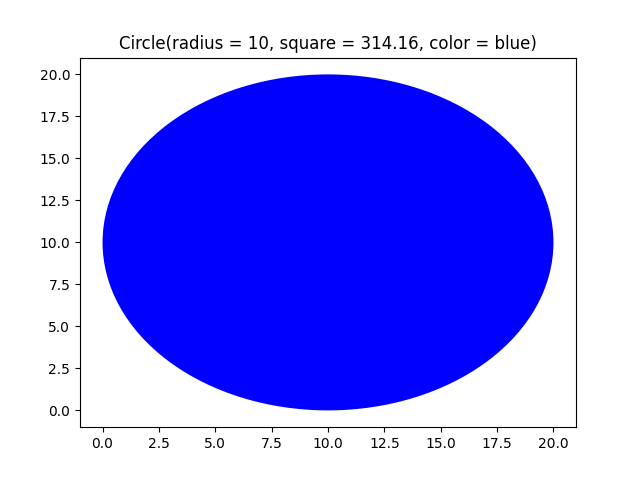

Here is the Python script that generated this plot:
from figure import AbstractFigure
from color import Color
import matplotlib.patches as patches
import matplotlib.pyplot as plt
from math import pi

class Circle(AbstractFigure):
    def __init__(self, radius: int|float, color: str) -> None:
        super().__init__()
        self.radius = radius
        self.color = Color(color)
    
    def calculate_square(self):
        return pi * self.radius * self.radius
    
    def __str__(self) -> str:
        return f'Circle(radius = {self.radius}, color = {self.color})'
    
    def draw_figure(self):
        figure = patches.Circle(xy=(self.radius, self.radius), radius=self.radius, facecolor=self.color.value)
        fig, ax = plt.subplots()
        ax.add_patch(figure)
        ax.set_xlim(-1, 2 * self.radius + 1)
        ax.set_ylim(-1, 2 * self.radius + 1)
        plt.savefig('igi/lr4/task4/circle.png')
        plt.show()